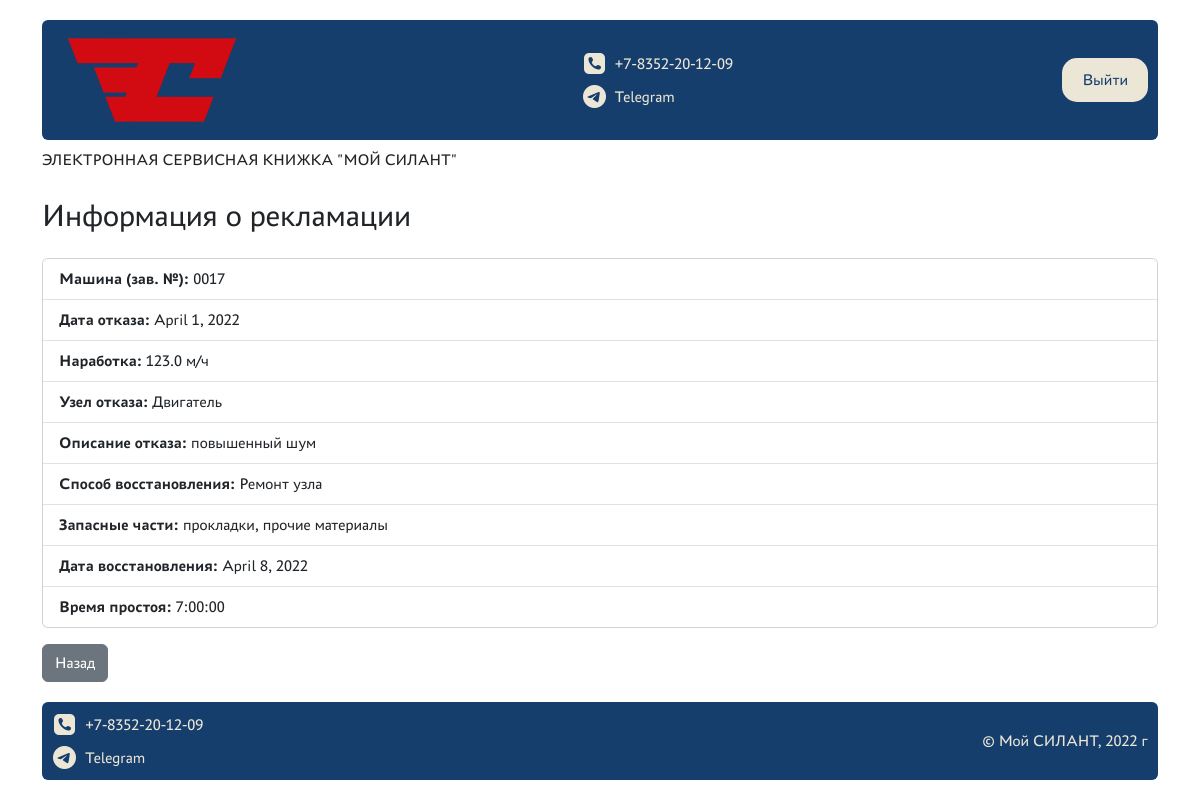
Page /service/complaint/1/ (signed in) on the committed database.
### silant_service/models.py (models this page shows, shortened)
class Complaint(models.Model):
    failure_date =  models.DateField(verbose_name='Дата отказа')
    operating_hours = models.FloatField(verbose_name='Наработка, м/час')
    failure_node = models.ForeignKey(
        ReferenceItem,
        on_delete=models.PROTECT,
        related_name='failure_nodes',
        limit_choices_to={'type': ReferenceItem.NODE_FAILURE},
        blank=True,
        null=True,
        verbose_name='Узел отказа'
    )
    failure_description = models.TextField(verbose_name='Описание отказа')
    recovery_method = models.ForeignKey(
        ReferenceItem,
        on_delete=models.SET_NULL,
        null=True,
        related_name='recovery_methods',
        limit_choices_to={'type': ReferenceItem.RECOVERY_METHOD},
        verbose_name='Способ восстановления'
    )
    spare_parts = models.TextField(verbose_name='Используемые запасные части')
    recovery_date = models.DateField(verbose_name='Дата восстановления')
    failure_duration = models.DurationField(blank=True, null=True, verbose_name='Время простоя техники')
    vehicle = models.ForeignKey(Vehicle, on_delete=models.SET_NULL, null=True, related_name='complaint', verbose_name='Машина')
    class Meta:
        verbose_name = "Рекламация"
        verbose_name_plural = "Рекламации"

class Vehicle(models.Model):
    serial_number = models.CharField(max_length=255, verbose_name="Зав. № машины", blank=False, unique=True)
    tech_model = models.ForeignKey(
        ReferenceItem,
        on_delete=models.PROTECT,
        related_name='tech_model',
        limit_choices_to={'type': ReferenceItem.MODEL_TECH},
        blank=True,
        null=True,
        verbose_name='Модель техники'
    )
    engine_model = models.ForeignKey(
        ReferenceItem,
        on_delete=models.PROTECT,
        related_name='machines_engine',
        limit_choices_to={'type': ReferenceItem.TYPE_ENGINE},
        blank=True,
        null=True,
        verbose_name='Модель двигателя'
    )
    serial_engine = models.CharField(max_length=255, verbose_name="Зав. № двигателя")
    model_transmission = models.ForeignKey(
        ReferenceItem,
        on_delete=models.PROTECT,
        related_name='machines_transmission',
        limit_choices_to={'type': ReferenceItem.TYPE_TRANSMISSION},
        blank=True,
        null=True,
        verbose_name='Модель трансмиссии'
    )
    serial_transmission = models.CharField(max_length=255, verbose_name="Зав. № трансмиссии")
    model_axle = models.ForeignKey(
        ReferenceItem,
        on_delete=models.PROTECT,
        related_name='machines_axle',
        limit_choices_to={'type': ReferenceItem.TYPE_AXLE},
        blank=True,
        null=True,
        verbose_name='Модель ведущего моста'
    )
    serial_axle = models.CharField(max_length=255, verbose_name="Зав. № ведущего моста")
    model_man_axle = models.ForeignKey(
        ReferenceItem,
        on_delete=models.PROTECT,
        related_name='machines_man_axle',
        limit_choices_to={'type': ReferenceItem.TYPE_MAN_AXLE},
        blank=True,
        null=True,
        verbose_name='Модель управляемого моста'
    )
    serial_man_axle = models.CharField(max_length=255, verbose_name="Зав. № управляемого моста")
    contract_number_data = models.CharField(max_length=255, verbose_name='Договор поставки №, дата')
    ship_date = models.DateField(verbose_name='Дата отгрузки с завода')
    recipient = models.CharField(max_length=255, verbose_name='Грузополучатель (конечный потребитель)')
    delivery_address = models.TextField(verbose_name='Адрес поставки (эксплуатации)')
    configuration = models.TextField(verbose_name='Комплектация (доп.опции)')
    client = models.ForeignKey(
        Client,
        on_delete=models.SET_NULL,
        null=True,
        related_name='vehicle',
        verbose_name='Клиент'
    )
    service_company = models.ForeignKey(
        ServiceCompany,
        on_delete=models.SET_NULL,
        null=True,
        related_name='vehicle',
        verbose_name='Сервисная компания'
    )
    class Meta:
        verbose_name = 'Машина'
        verbose_name_plural = 'Машины'

class ReferenceItem(models.Model):
    MODEL_TECH = 'model'
    TYPE_ENGINE = 'engine'
    TYPE_TRANSMISSION = 'transmission'
    TYPE_AXLE = 'axle'
    TYPE_MAN_AXLE = 'managed_axle'
    TYPE_TO = 'TO'
    TO_ORGANIZATION = 'to_organization'
    NODE_FAILURE = 'failure_node'
    RECOVERY_METHOD = 'recovery_method'
    type = models.CharField(
        max_length=50,
        choices=[
            (MODEL_TECH, 'Модель техники'),
            (TYPE_ENGINE, 'Модель двигателя'),
            (TYPE_TRANSMISSION, 'Модель трансмиссии'),
            (TYPE_AXLE, 'Модель моста'),
            (TYPE_MAN_AXLE, 'Модель управляемого моста'),
            (TYPE_TO, 'Вид ТО'),
            (TO_ORGANIZATION, 'Организация, проводившая ТО'),
            (NODE_FAILURE, 'Узел отказа'),
            (RECOVERY_METHOD, 'Способ восстановления'),
        ],
        verbose_name="Справочник"
    )
    name = models.CharField(max_length=255, verbose_name="Название", blank=True, unique=False)
    description = models.TextField(verbose_name="Описание", blank=True, unique=False)
    class Meta:
        verbose_name = 'Справочник'
        verbose_name_plural = 'Справочники'

### silant_service/views.py (the view)
# urls.py: path("complaint/<int:pk>/", ComplaintDetailView.as_view(), name="complaint_detail"),
class ComplaintDetailView(LoginRequiredMixin, RolePermissionMixin, DetailView):
    model = Complaint
    template_name = "complaint_detail.html"
    context_object_name = "complaint"
    allowed_roles = ["manager", "service", "client"]
    def get_queryset(self):
        role = get_user_role(self.request.user)
        base_qs = super().get_queryset()
        if role == "client":
            return base_qs.filter(vehicle__client__user=self.request.user)
        elif role == "service":
            return base_qs.filter(vehicle__service_company__user=self.request.user)
        elif role == "manager":
            return base_qs
        return base_qs.none()

### silant_service/utils/roles.py (called while the page is built, shortened)
def get_user_role(user):
    if not user.is_authenticated:
        return "guest"
    if user.is_superuser:
        return "manager"

### silant_service/views.py (called while the page is built)
    def dispatch(self, request, *args, **kwargs):
        if get_user_role(request.user) not in self.allowed_roles:
            return HttpResponseForbidden("Нет доступа")
        return super().dispatch(request, *args, **kwargs)

### silant_service/templates/complaint_detail.html (shortened to what this page needs)
{% extends "base.html" %}
{% block content %}
<div class="container mt-4">
  <h2 class="mb-4">Информация о рекламации</h2>
  <div class="card">
    <ul class="list-group list-group-flush">
      <li class="list-group-item">
        <strong>Машина (зав. №):</strong> {{ complaint.vehicle.serial_number }}
      </li>
      <li class="list-group-item">
        <strong>Дата отказа:</strong> {{ complaint.failure_date }}
      </li>
      <li class="list-group-item">
        <strong>Наработка:</strong> {{ complaint.operating_hours }} м/ч
      </li>
      <li class="list-group-item">
        <strong>Узел отказа:</strong> {{ complaint.failure_node.name }}
      </li>
      <li class="list-group-item">
        <strong>Описание отказа:</strong> {{ complaint.failure_description }}
      </li>
      <li class="list-group-item">
        <strong>Способ восстановления:</strong> {{ complaint.recovery_method.name }}
      </li>
      <li class="list-group-item">
        <strong>Запасные части:</strong> {{ complaint.spare_parts }}
      </li>
      <li class="list-group-item">
        <strong>Дата восстановления:</strong> {{ complaint.recovery_date }}
      </li>
      <li class="list-group-item">
        <strong>Время простоя:</strong> {{ complaint.failure_duration }}
      </li>
    </ul>
  </div>
  <div class="mt-3">
    <a href="{% url 'dashboard' %}" class="btn btn-secondary">Назад</a>
  </div>
</div>
{% endblock %}

### static/styles/main.css (style rules this page uses)
body { font-family: 'PT Astra', sans-serif; }
:root { --main-blue: #163E6C; --main-red: #D20A11; --main-beige: #EBE6D6; --bs-primary: var(--main-blue); --bs-danger: var(--main-red); --bs-link-color: var(--main-blue); }
a { text-decoration: none; }

### rows in the picture
Complaint: vehicle.serial_number "0017", failure_date "April 1, 2022", operating_hours "123.0", failure_node.name "Двигатель", failure_description "повышенный шум", recovery_method.name "Ремонт узла", spare_parts "прокладки, прочие материалы", recovery_date "April 8, 2022", failure_duration "7:00:00"
